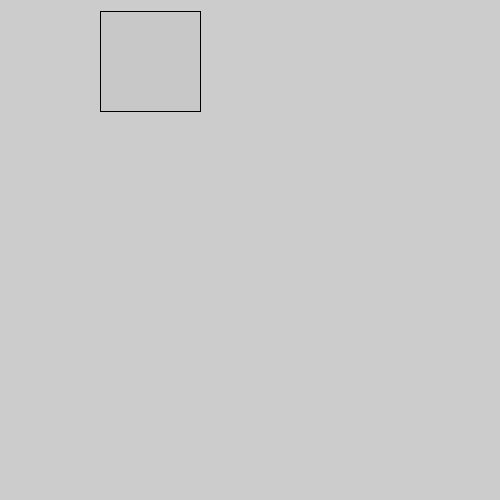
Frame 1 (no input)
Frame 60 (the mouse pressed at the canvas centre just before this capture): identical to frame 1, image omitted
Frame 120 (the mouse held since frame 60 and released just before this capture): identical to frame 1, image omitted

The Processing sketch that drew this single still picture (run headless with seeded random() and noise(); from frame 60 on, the mouse is pressed at the canvas centre):

// Processing sketch: Knap
// ── Knap.pde
float x = 100, y = 11, w = 100, h =100;
boolean button = false;
void setup(){
size(500,500);
}

void mousePressed(){
    if (mouseX > x && mouseX < x+w && mouseY > y && mouseY < y*h) {
  button = !button;
    }
}


void draw(){
  
  if (button){
    fill(100);
  }else{
    fill(200);
  }
  rect(x,y,w,h);
}
